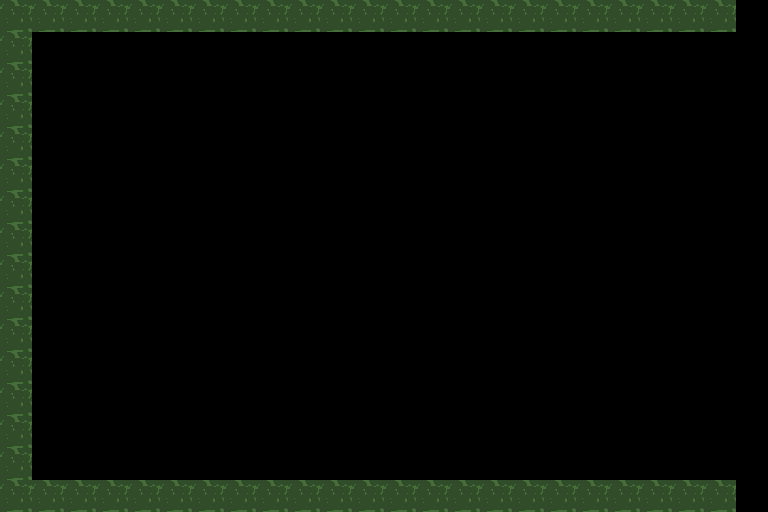

Tiled map render using the project's own tile images. Description and the map definition, with tile-layer contents summarised, below:
An orthogonal 24x16 tile map with 32x32 px tiles, 1 tile layer (structure).

<map version="1.0" orientation="orthogonal" width="24" height="16" tilewidth="32" tileheight="32">
 <properties>
  <property name="right" value="" />
 </properties>
 <tileset firstgid="1" name="tilemap" tilewidth="32" tileheight="32">
  <image source="../tilemap.png" width="96" height="64" />
 </tileset>
 <layer name="structure" width="24" height="16">
  <data>[384 cells, 60 non-empty, 1 distinct tile ids]</data>
 </layer>
</map>
